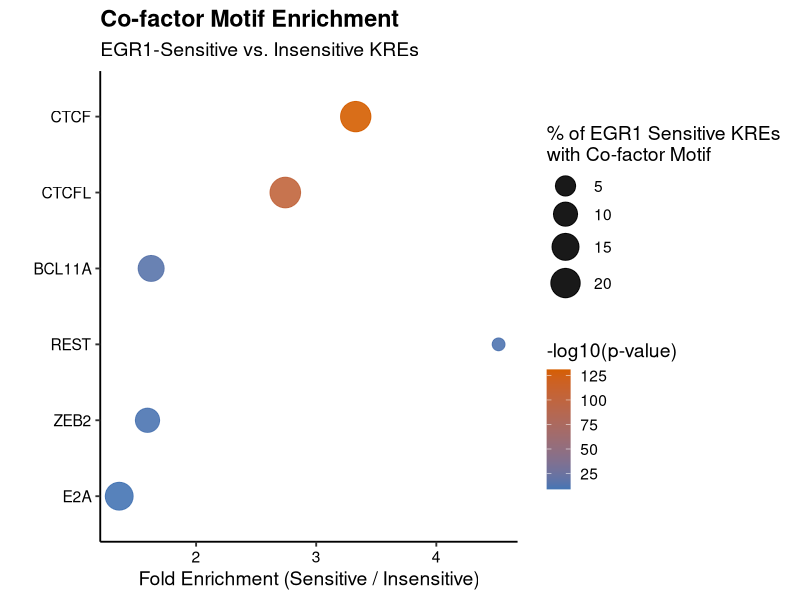

Reproduce this figure in R.
# Load ggplot2
library(ggplot2)

# Create the dataframe. Target_Pct and Bg_Pct columns extracted from HOMER files
motif_data <- data.frame(
  Motif = c("CTCF", "CTCFL", "BCL11A", "REST", "ZEB2", "E2A"),
  P_value = c(1e-131, 1e-102, 1e-16, 1e-12, 1e-11, 1e-9),
  Target_Pct = c(22.27, 22.82, 13.12, 1.22, 10.21, 16.74), 
  Bg_Pct = c(6.69, 8.32, 8.07, 0.27, 6.4, 12.31)           
)

# Calculate Fold Enrichment
motif_data$LogP <- -log10(motif_data$P_value)
motif_data$FoldEnrichment <- motif_data$Target_Pct / motif_data$Bg_Pct
motif_data$Motif <- factor(motif_data$Motif, levels = motif_data$Motif[order(motif_data$LogP)])

# Generate Bubble Plot

ggplot(motif_data, aes(x = FoldEnrichment, y = Motif)) +
  geom_point(aes(size = Target_Pct, color = LogP), alpha = 0.9) +
  scale_color_gradient(low = "#4575B4", high = "#D55E00") +
  scale_size_continuous(range = c(4, 10)) +
  theme_classic(base_size = 14) +
  labs(
    title = "Co-factor Motif Enrichment",
    subtitle = "EGR1-Sensitive vs. Insensitive KREs",
    x = "Fold Enrichment (Sensitive / Insensitive)",
    y = "",
    size = "% of EGR1 Sensitive KREs\nwith Co-factor Motif",
    color = "-log10(p-value)"
  ) +
  theme(
    plot.title = element_text(face = "bold"),
    axis.text = element_text(color = "black")
  )
